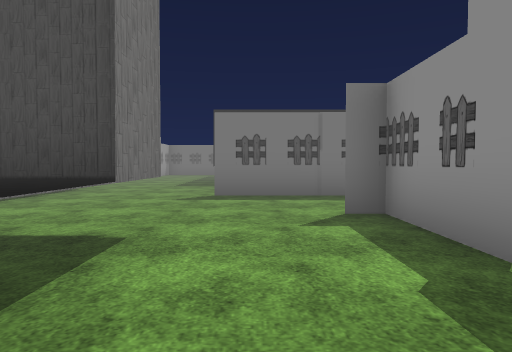
[1] (above)

15 first-person views from a walk through a 3-D level made in the Unity game engine. The camera is 1.2 m above the floor, tilts 2° down and sees 70° across. The floor is counted in squares, 2.05 m on a side. Each view is taken from the middle of a square. On the plan, view 1 faces up. The plan holds only what a view shows up to about 10 squares ahead; the rest is blank. Flat ground stands in for the terrain. The player character is not drawn. Some surface patterns are stand-ins.

[2]
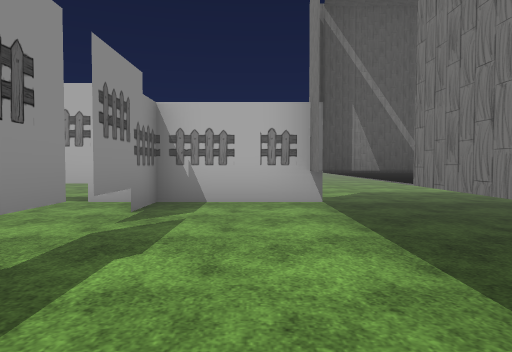

[3]
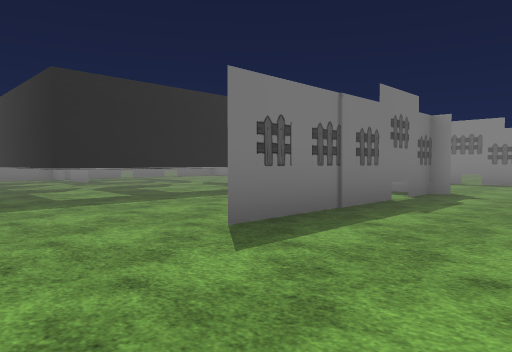

[4]
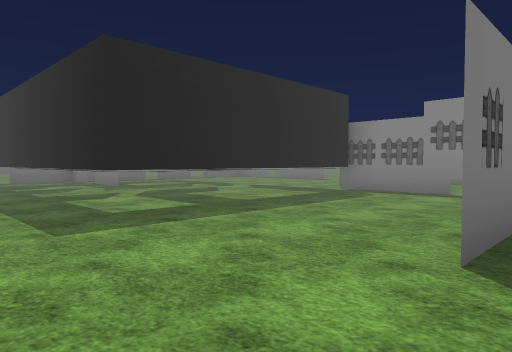

[5]
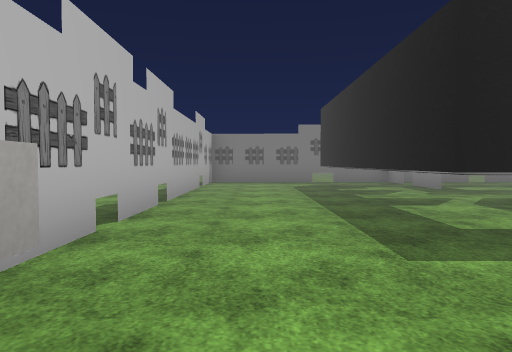

[6]
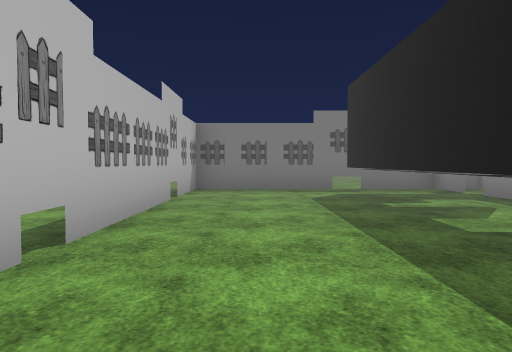

[7]
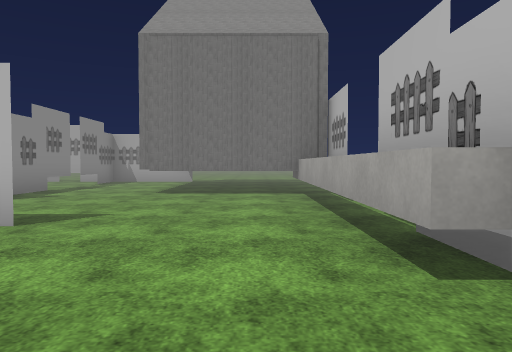

[8]
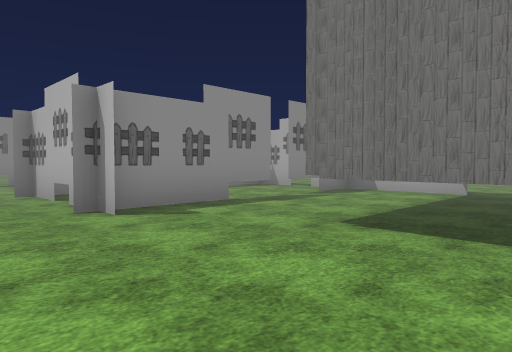

[9]
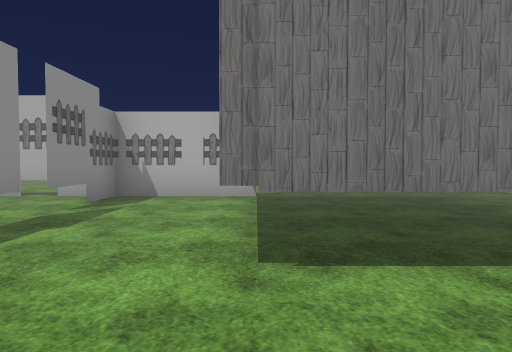

[10]
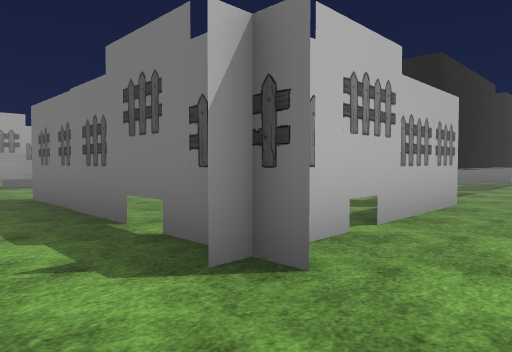

[11]
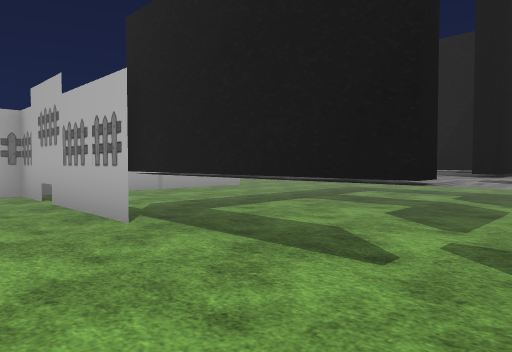

[12]
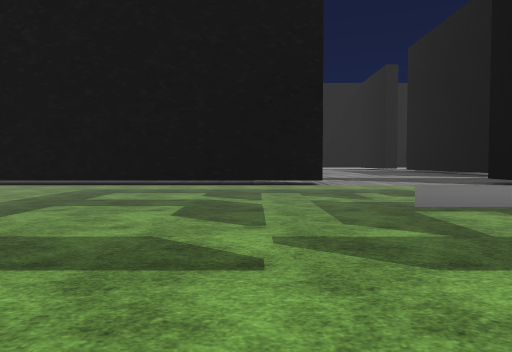

[13]
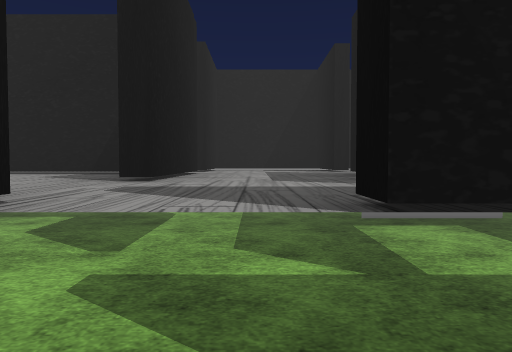

[14]
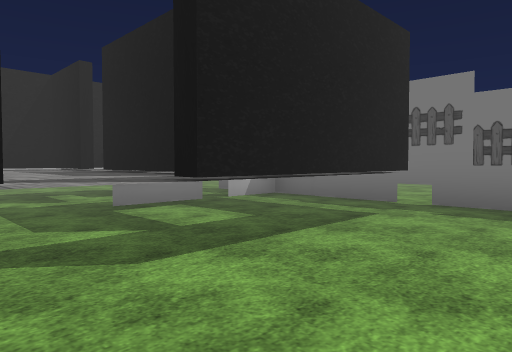

[15]
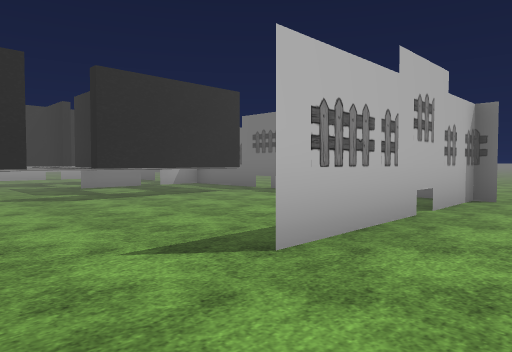

### Floor plan
Key: @ floor where view 1 was taken; # wall or solid block; x gap in a wall; . floor; ^ raised ledge; T thing the floor can be seen under or through.
Columns run from 6 left of view 1 to 10 right of it. Each row starts with its distance up from view 1.
 20          ..   ..
 19     ..   ..   #.
 18  .##TTT##TTT  #.
 17  .#..x^^  T.. #.
 16  .#..T ^ ^#...#.
 15 ..#..T^^^^#...#..
 14 ..T..T^^^^^...#..
 13 ..T..T^^^^x......
 12  .T..T^^^^T......
 11  .T..TTTTTT..
 10   T.......T.
  9   T.......T..
  8   ^.......T..
  7   ^...TTTT#...#
  6  .^...........#
  5  .^.......... #
  4  .^.....###...#
  3   #^^#..#
  2   # ^^..#
  1   ^  ^..T
  0  .^ ^^@.T
 -1  .^ ^^TTTTT
 -2  .....   ..
 -3   ....   ..
 -4   ....

Where each view was taken, in squares from view 1:
view 1: 0 up, 0 right, facing up
view 2: 4 up, 0 right, facing down
view 3: 4 up, 3 left, facing up-right
view 4: 6 up, 3 left, facing up-right
view 5: 7 up, 3 left, facing up
view 6: 10 up, 3 left, facing up
view 7: 10 up, 3 left, facing down
view 8: 6 up, 3 left, facing down-right
view 9: 5 up, 1 left, facing down
view 10: 5 up, 6 right, facing up-left
view 11: 14 up, 6 right, facing down-left
view 12: 13 up, 6 right, facing left
view 13: 14 up, 5 right, facing left
view 14: 13 up, 6 right, facing up-left
view 15: 12 up, 10 right, facing up-left
